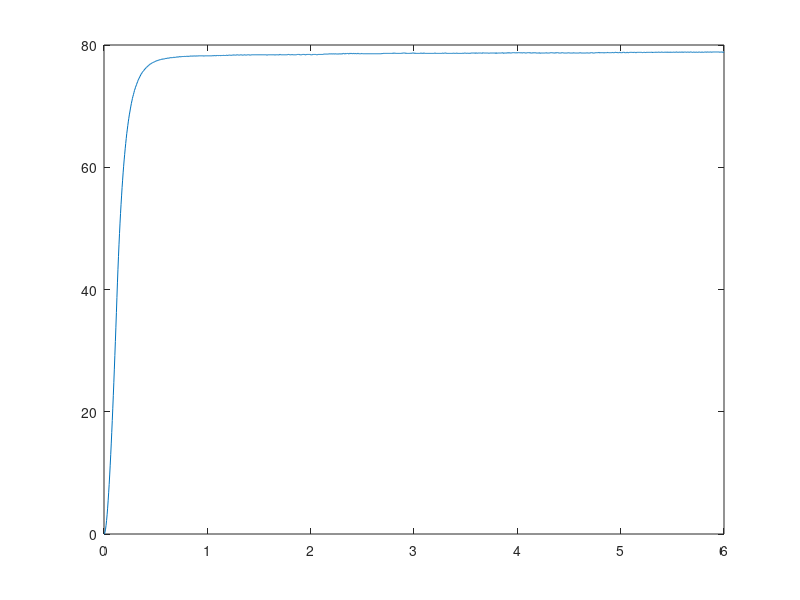

MATLAB code for this plot: (Note: this script raises an error after producing the figure.)
Ts = 0.005
y = load('y_davide2.mat').y
t = load('t_davide2.mat').t
u = load('u_davide2.mat').u
s=tf('s')
%% Filter signal
% With 10 seconds, and Ts = 0.005 we have 2000 samples, so 20 windowSize
% means is equal to 1.5%
windowSize = 25
b=(1/windowSize)*ones(1,windowSize)
a = 1
y_filtered = filter(b,a,y)
plot(t,y_filtered)
%% Secondo metodo

n = size(y_filtered)
S1 = 0
y_overline = 78.8

for i = 1:n-1
    S1 = S1 +(y_overline-y_filtered(i))*(t(i+1)-t(i));% definizione di integrale, f * \delta T, che suppongo essere sufficientemente piccolo
end

Q = trapz(t(1:length(t)),y_filtered(1:length(y_filtered)))
ext_area = y_overline*t(round(length(t)))-Q
S1 = ext_area/y_overline
mu = y_overline / u(1)
%%
% S1 = 5.0048 = T + tau
f=find(t<S1) % per ricavare quanto vale tau mi vado a vedere innanzitutto quando la t è pari a 5.0048, approssimo per difetto in questo caso
% i < 502
S2 = trapz(t(1:length(f)),y_filtered(1:length(f)))
T = S2*exp(1)/y_overline
tau = S1-T
G = mu/(1+s*T)*exp(-tau*s)

G_pade = mu/(1+s*T)* (1-0.5*tau*s)/(1+0.5*tau*s)

% rad/s to rpm
[y_pade,t_pade] = step(G_pade,t(length(t)))
[y_w,t_w] = step(G,t(length(t)))
y_w = y_w*12
y_pade = y_pade*12

plot(t,y_filtered,t_pade,y_pade,t_w,y_w);
legend('y filtered','G pade','G')

%% test da buttare

G1 = mu/(1+s*T)*exp(-(tau/10)*s)
G2 = G

% rad/s to rpm
[y1,t1] = step(G1,t(length(t)))
[y2,t2] = step(G2,t(length(t)))
y1 = y1*12
y2 = y2*12

figure;
plot(t,y_filtered)
hold on
plot(t1,y1)
plot(t2,y2)
legend('y filtered','G1_veloce','G')
hold off

%%

G_without_delay = G/s/9.5493
num = 6.567
den = [1.127 9.549 0]
[A,B,C,D] = tf2ss(num,den)
sys_with_delay = ss(A,B,C,D,'InputDelay',tau);
sys_pade = pade(sys_with_delay,1,0,0)
A = sys_pade.A
B = sys_pade.B
C = sys_pade.C
D = sys_pade.D
step(A,B,C,D)


G_pos = G_pade/s/9.5493
num = [-0.1507 6.567]
den = [0.02586 1.346 9.549 0]
[A,B,C,D] = tf2ss(num,den)

sys = ss(A,B,C,D);
Q = [0.0001 0 0 0;0 1 0 0;0 0 1 0; 0 0 0 1];
R = 0.01;
[K_tilde,S,e]=lqi(sys,Q,R,0);
K_tilde


